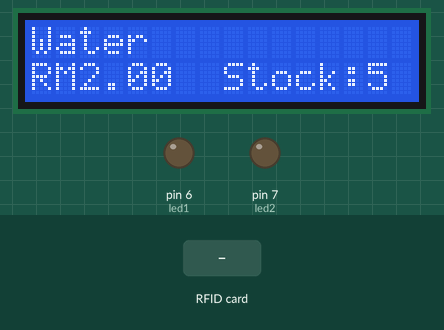
The sketch below on a simulated Arduino Uno, built with avr-gcc and run on an emulated ATmega328P. On the bench: 16×2 character LCD, output pins drawn as LEDs (lit = HIGH). The inputs (shaded band) are chosen by the test bench. Pins used as bus, display or sensor lines are not drawn; what the sketch prints to the serial monitor is not drawn.

Above: at 1.3 s.
1.4 s: RFID card FC 7D 15 9F held to the reader
At 3.6 s:
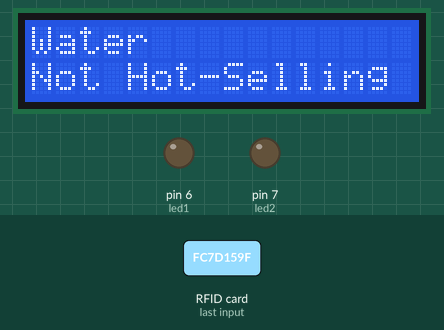
3.9 s: RFID card 5E 7A 19 C4 held to the reader
At 4.7 s:
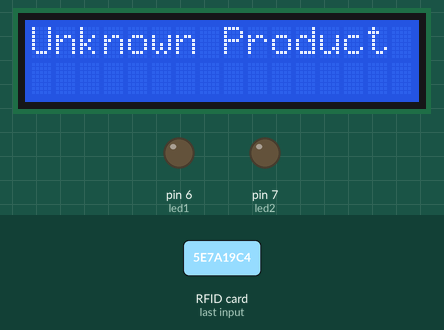
5.4 s: RFID card FC 7D 15 9F held to the reader
At 7.4 s:
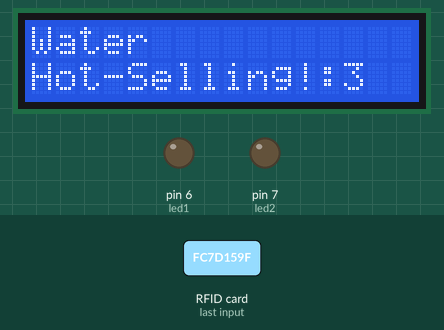
7.9 s: RFID card FC 7D 15 9F held to the reader
At 9.5 s:
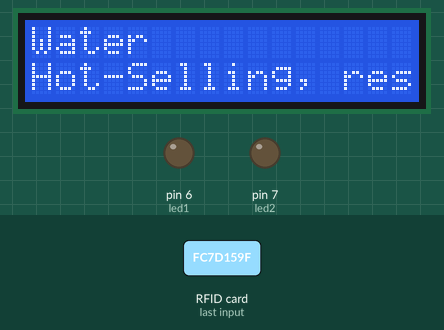
Timing chart, 0 to 11.0 s (numbered marks = the images above; inputs shaded):
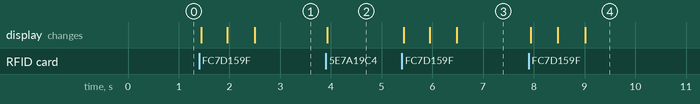

Measured:
- after the input at 1.4 s, the display: first changes at once (image 1 shows a later state)
- after the input at 3.9 s, the display: changes at once (image 2)
- after the input at 5.4 s, the display: first changes at once (image 3 shows a later state)
- after the input at 7.9 s, the display: first changes at once (image 4 shows a later state)

The sketch:

RFIDLCD.ino
```cpp
#include <SPI.h>
#include <MFRC522.h>
#include <LiquidCrystal_I2C.h>

LiquidCrystal_I2C lcd(0x27, 16, 2);
int led1 = 6;
int led2 = 7;

#define RST_PIN 9
#define SS_PIN 10

byte readCard[4];
String MasterTag = "FC7D159F"; // REPLACE this Tag ID with your Tag ID!!!
String tagID = "";

// Product data structure
struct Product {
  String id;
  String name;
  float price;
  int availability;
};

// Create an array of products
Product products[] = {
  {"FC7D159F", "Water", 2.00, 5}
};

// Create instances
MFRC522 mfrc522(SS_PIN, RST_PIN);

void setup() {
  lcd.begin();
  lcd.backlight();
  SPI.begin(); // SPI bus
  mfrc522.PCD_Init(); // MFRC522
  pinMode(led1, OUTPUT);
  pinMode(led2, OUTPUT);
  lcd.clear();
  lcd.print("Water");
  lcd.setCursor(0, 1);
  lcd.print("RM2.00");
  lcd.print("  ");
  lcd.print("Stock:5");
  Serial.begin(9600); // Initialize serial communication for debugging
}

void loop() {
  // Wait until a new tag is available
  if (getID()) {
    lcd.clear();
    lcd.setCursor(0, 0);
    bool productFound = false;

    // Debugging: Print scanned tag ID
    Serial.print("Scanned Tag ID: ");
    Serial.println(tagID);

    // Check if the scanned tag matches the product
    for (Product &product : products) {
      if (tagID.equals(product.id)) {
        productFound = true;

        // Update availability if greater than 0
        if (product.availability > 0) {
          product.availability--;
        }

        // Display product information along with availability status
        lcd.clear();
        lcd.print(product.name);
        lcd.setCursor(0, 1);
        lcd.print("RM");
        lcd.print(product.price);
        lcd.print(" Stock:");
        lcd.print(product.availability);

        // Print product information to Serial Monitor
        Serial.print("Product Name: ");
        Serial.println(product.name);
        Serial.print("Price: RM");
        Serial.println(product.price);
        Serial.print("Stock: ");
        Serial.println(product.availability);

        // Wait a short time before updating availability status
        delay(500);

        // Display availability status
        lcd.clear();
        if (product.availability == 0) {
          lcd.print("Out of Stock");
        } else if (product.availability <= 2) {
          lcd.print("Hot-Selling, Please");
          lcd.setCursor(0, 1);
          lcd.print("restock the product");
        } else if (product.availability <= 3) {
          lcd.print("Hot-Selling!");
        } else {
          lcd.print("Not Hot-Selling");
        }

        delay(500);

        // Continue displaying product name, price, availability, and status
        lcd.clear();
        lcd.print(product.name);
        lcd.setCursor(0, 1);
        lcd.print("RM");
        lcd.print(product.price);
        lcd.print(" Stock:");
        lcd.print(product.availability);
        lcd.setCursor(0, 2);
        if (product.availability == 0) {
          lcd.print("Out of Stock");
        } else if (product.availability <= 2) {
          lcd.print("Hot-Selling, restock");
        } else if (product.availability <= 3) {
          lcd.print("Hot-Selling!");
        } else {
          lcd.print("Not Hot-Selling");
        }

        break;
      }
    }

    if (!productFound) {
      lcd.clear();
      lcd.print("Unknown Product");
      Serial.println("Unknown Product");
      delay(500);
    }
  }
}

// Read new tag if available
boolean getID() {
  // Getting ready for Reading PICCs
  if (!mfrc522.PICC_IsNewCardPresent()) { // If a new PICC placed to RFID reader continue
    return false;
  }
  if (!mfrc522.PICC_ReadCardSerial()) { // Since a PICC placed get Serial and continue
    return false;
  }
  tagID = "";
  for (uint8_t i = 0; i < 4; i++) { // The MIFARE PICCs that we use have 4 byte UID
    tagID.concat(String(mfrc522.uid.uidByte[i], HEX)); // Adds the 4 bytes in a single String variable
  }
  tagID.toUpperCase(); // Convert to uppercase
  mfrc522.PICC_HaltA(); // Stop reading
  return true;
}
```
